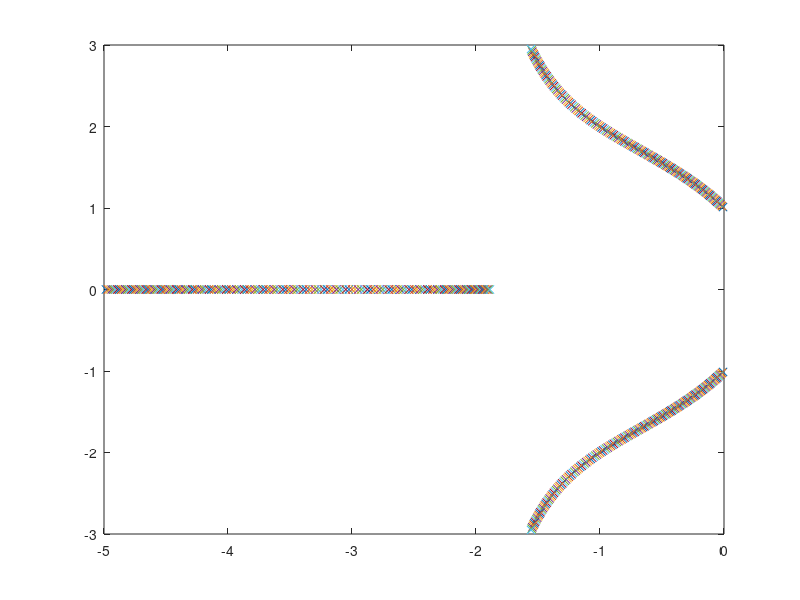

MATLAB code to generate this figure:
clc;
clear all;

K = [0:0.1:20];
j=1;

for i = 1:length(K)
    tf1 = tf(1,[1 5 (K(i)-3) K(i)]);
    sys = feedback(tf1,1);
    P(:,i) = pole(sys);
    if( real(P(:,i)) < 0)
        p(:,j) = P(:,i);
        k(j) = K(i);
        j=j+1;
    end
end

kmin = min(k);
index = find( k == kmin);
plot(real(p),imag(p),'x');



    
    
    